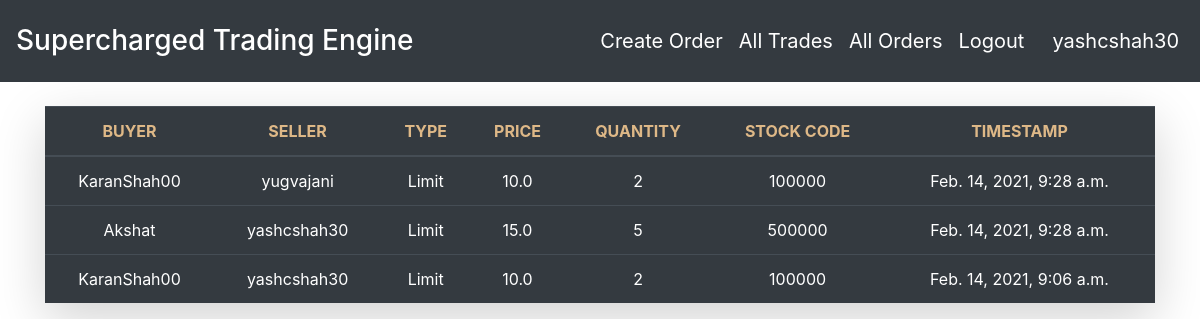
Before: /trades/ (signed in) with the older database file.
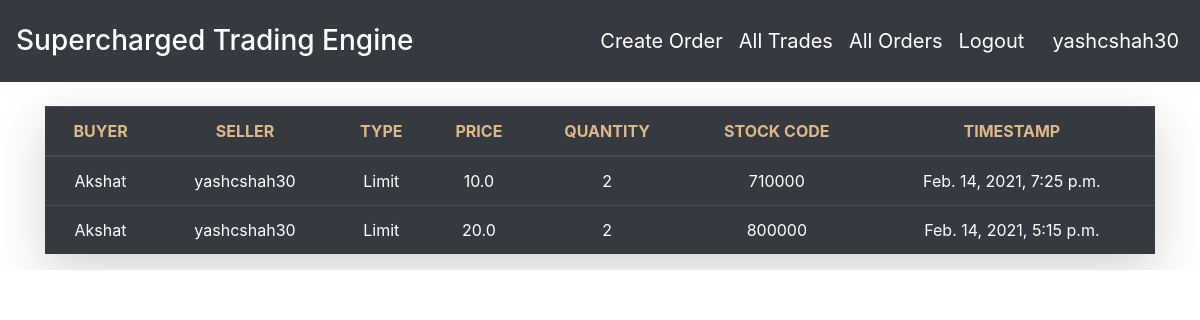
After: the same page with the newer database file.
### orders/models.py (models this page shows, shortened)
class Trade(models.Model):
    buyer = models.ForeignKey(User, on_delete=models.CASCADE, related_name='buyer_user')
    seller = models.ForeignKey(User, on_delete=models.CASCADE, related_name='seller_user')
    type = models.CharField(max_length=1, choices=TYPE_CHOICES)
    timestamp = models.DateTimeField(default=timezone.now)
    price = models.FloatField(default=0.0, validators=[MinValueValidator(0.0)])
    quantity = models.IntegerField(default=1, validators=[MinValueValidator(1)])
    stock_code = models.CharField(max_length=6, validators=[MinLengthValidator(6)])

### orders/views.py (the view)
# urls.py: path('trades/', TradeListView.as_view(), name = 'trades-list'),
class TradeListView(LoginRequiredMixin, ListView):
    model = Trade
    template_name = 'orders/trade_list.html'
    ordering =['-timestamp']
    context_object_name='trades'

### orders/templates/orders/trade_list.html (shortened to what this page needs)
<!DOCTYPE html>
<html lang="en">
<head>
  <link rel="stylesheet" href="https://maxcdn.bootstrapcdn.com/bootstrap/4.4.1/css/bootstrap.min.css">
</head>
<body>
  <nav class="navbar navbar-expand-sm bg-dark navbar-dark">
    <ul class="navbar-nav">
      <li class="nav-item active">
        <p class="text-light"><h3 style="color: white;">Supercharged Trading Engine</h3></p>
      </li>
    </ul>
    <ul class="navbar-nav ml-auto">
      <li class="nav-item">
        <a class="text-ligt nav-link" href="{%url 'order-create' %}" style="color: white;font-size: 20px;padding-right: 8px;">Create Order</a>
      </li>
      <li class="nav-item">
        <a class="text-ligt nav-link" href="{%url 'trades-list' %}" style="color: white;font-size: 20px;padding-right: 8px;">All Trades</a>
      </li>
      <li class="nav-item">
        <a class="text-ligt nav-link" href="{%url 'orders-list' %}" style="color: white;font-size: 20px;padding-right: 8px;">All Orders</a>
      </li>
      <li class="nav-item">
        <a class="text-ligt nav-link" href="{% url 'logout' %} " style="color: white; font-size: 20px;padding-right: 20px;">Logout</a>
      </li>
      <li class="nav-item">
        <a class="text-ligt nav-link" href="#" style="color: white;font-size: 20px;padding-right: 5px;">{{user.username}}</a>
      </li>
    </ul>
  </nav>
<br>
<div class="container">
  <table class="table table-dark table-hover shadow-lg">
    <thead>
      <tr>
        <th class="text-center font-weight-bolder  text-uppercase" style="color: burlywood;">Buyer</th>
        <th class="text-center font-weight-bolder  text-uppercase" style="color: burlywood;">Seller</th>
      <th class="text-center font-weight-bolder  text-uppercase" style="color: burlywood;">Type</th>
        <th class="text-center font-weight-bolder text-uppercase" style="color: burlywood;">Price</th>
        <th class="text-center font-weight-bolder text-uppercase" style="color: burlywood;">Quantity</th>
        <th class="text-center font-weight-bolder text-uppercase" style="color: burlywood;">Stock Code</th>
        <th class="text-center font-weight-bolder text-uppercase" style="color:burlywood;">Timestamp</th>
      </tr>
    </thead>
    <tbody>
        {%if trades%}
        {% for trade in trades%}
        <tr>
            <td class="text-center">{{trade.buyer}}</td>
            <td class="text-center">{{trade.seller}}</td>
          <td class="text-center">{{trade.get_type_display}}</td>
        <td class="text-center">{{trade.price}}</td>
        <td class="text-center">{{trade.quantity}}</td>
        <td class="text-center">{{trade.stock_code}}</td>
        <td class="text-center">{{trade.timestamp}}</td>
      </tr>
        {% endfor %}
        {% endif %}
    </tbody>
  </table>
</div>
</body>
</html

Changed rows visible on the page:
removed Trade: buyer "KaranShah00", seller "yugvajani", type "Limit", price "10.0", quantity "2", stock_code "100000", timestamp "Feb. 14, 2021, 9:28 a.m."
removed Trade: buyer "Akshat", seller "yashcshah30", type "Limit", price "15.0", quantity "5", stock_code "500000", timestamp "Feb. 14, 2021, 9:28 a.m."
removed Trade: buyer "KaranShah00", seller "yashcshah30", type "Limit", price "10.0", quantity "2", stock_code "100000", timestamp "Feb. 14, 2021, 9:06 a.m."
added Trade: buyer "Akshat", seller "yashcshah30", type "Limit", price "10.0", quantity "2", stock_code "710000", timestamp "Feb. 14, 2021, 7:25 p.m."
added Trade: buyer "Akshat", seller "yashcshah30", type "Limit", price "20.0", quantity "2", stock_code "800000", timestamp "Feb. 14, 2021, 5:15 p.m."
